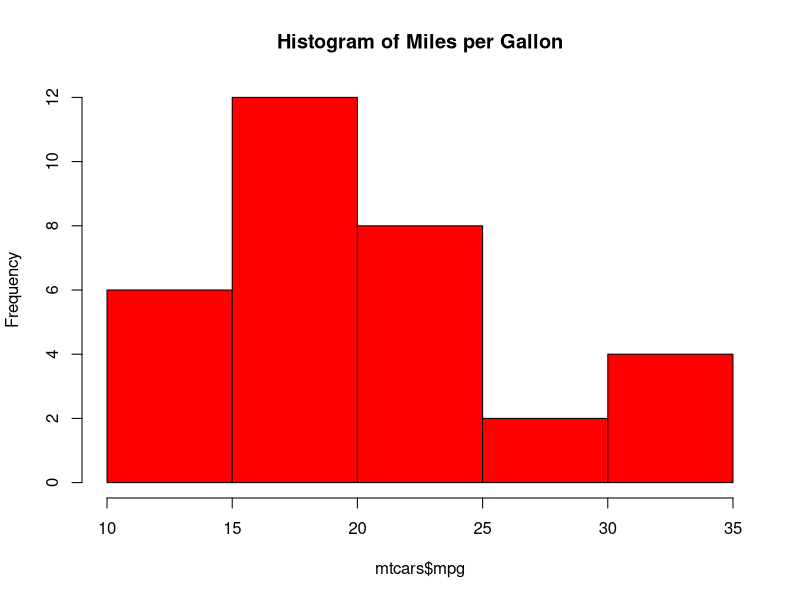
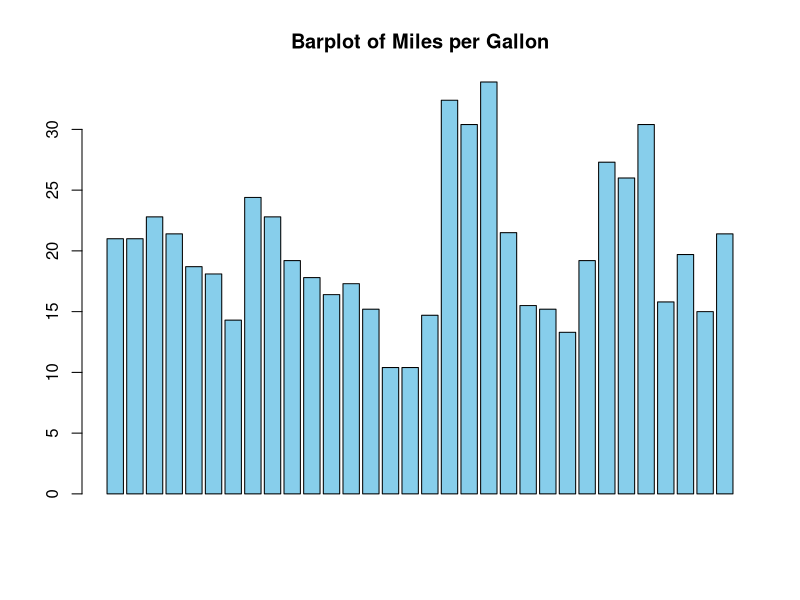

Write the R code that produced these figures, in order.
summary(mtcars)
mean(mtcars$mpg)
sd(mtcars$mpg)
max(mtcars$mpg)

# Histogram
hist(mtcars$mpg,
     main = "Histogram of Miles per Gallon",
     col = 'red')

# Try add in branch-baru
barplot(mtcars$mpg,
        main = "Barplot of Miles per Gallon",
        col = "skyblue")
